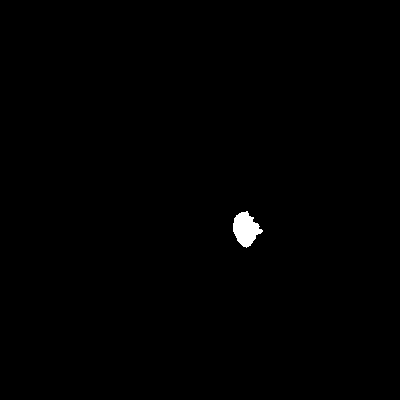
#> input picture display_label_for_paper/label.png, 400 x 400 px
$ python display_label.py
#> lines starting #> are read from the running program, lines starting #| are printed output that depends on the picture; after the words box and inside, x2 and y2 are one past the last pixel; in counts of white or black regions, pixels touching at a corner belong together
import cv2 as cv

img_path = "./image.png"
label_path = "./label.png"


def display_image(img_path, label_path):
#> called with img_path = './image.png', label_path = './label.png'
    label = cv.imread(label_path, 0)
#> label: shape (400, 400); 0.43% white; 1 white region, box (x1, y1, x2, y2) and area: (233, 211, 263, 248) 680
    image = cv.imread(img_path)
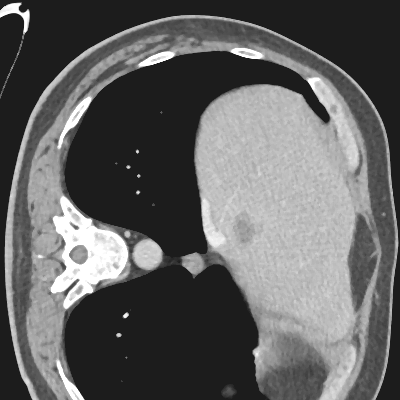
#> input picture display_label_for_paper/image.png, 400 x 400 px
#> image is the input picture: shape (400, 400, 3); min 28, max 255, mean 97
    for i in range(3):
        image[:, :, i] = cv.bitwise_and(image[:, :, 0], 255 - label)
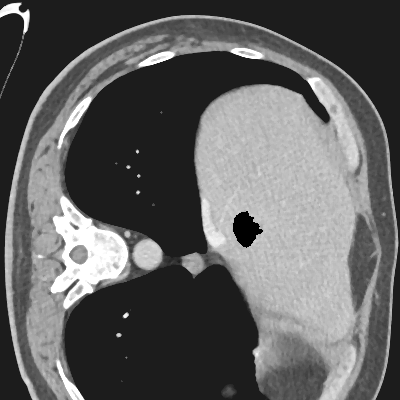
#> image: shape (400, 400, 3); 0.43% of pixels changed, all inside (x1, y1, x2, y2) = (233, 211, 263, 248)
    image[:, :, 2] += label
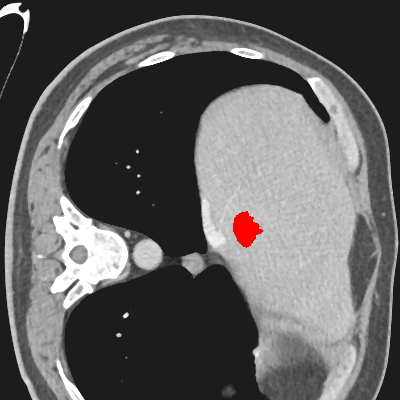
#> image: shape (400, 400, 3); 0.43% of pixels changed, all inside (x1, y1, x2, y2) = (233, 211, 263, 248)

    # [9 lines of commented-out code are left out]
    return image


if __name__ == "__main__":
    image = display_image(img_path, label_path)
    cv.imshow("image", image)
    cv.waitKey(0)
    cv.destroyAllWindows()
